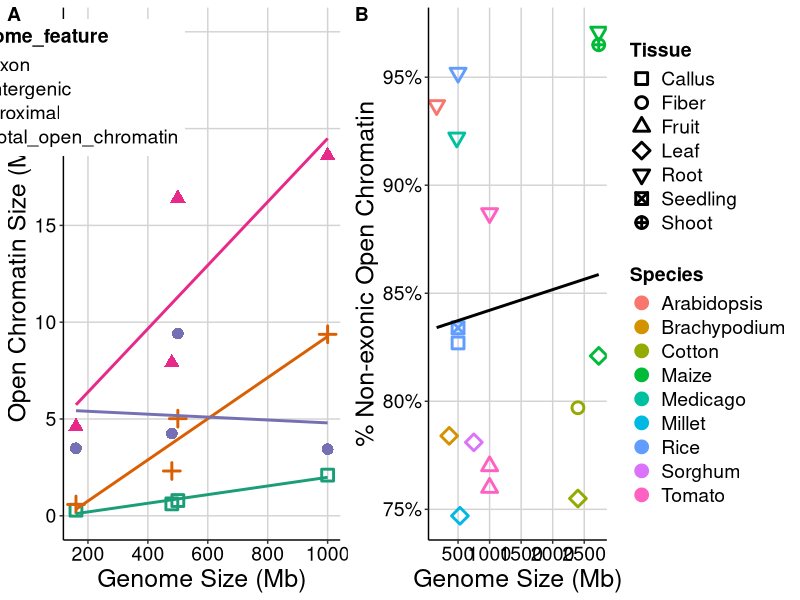

Recreate this plot in R.
## ---- chunk 1
library(RColorBrewer)
library(grid)
library(cowplot)
library(tidyverse)
library(scales)

GS_chromatin <- read.table("../data/Maher_study_chromatin.txt", header=TRUE)
GS_chromatin <- filter(GS_chromatin,Genome_feature !="Total_non_exonic")
GS_chromatin <- filter(GS_chromatin,Genome_feature !="Intron")

pdf("../figure/Figure2_open_chromatin_GS.pdf", width=10, height=5)

plot.entire_chromatin <- ggplot(GS_chromatin, aes(x=Genome_Mb, y=Chromatin_size, color=Genome_feature, shape=Genome_feature)) +
      geom_point(size=3, stroke=1.5) + 
      scale_x_continuous(name = "Genome Size (Mb)", breaks = seq(0, 10000, by = 200)) +
      scale_y_continuous(name = "Open Chromatin Size (Mb)", breaks = seq(0, 25, by = 5), limits = c(0,25)) +
      geom_smooth(method=lm, se=FALSE, fullrange=TRUE) +
      scale_shape_manual(values=c(0, 3, 16, 17, 5)) +
      scale_color_brewer(palette="Dark2") +
      theme(axis.line.x = element_line(size=0.5, colour = "black"),
            axis.line.y = element_line(size=0.5, colour = "black"),
            axis.text.x=element_text(colour="black", size = 14),
            axis.text.y=element_text(colour="black", size = 14),
            axis.title=element_text(size=18),
            legend.position = c(0.01, 0.85),
            legend.title=element_text(face = "bold", size=14),
            legend.text = element_text(size = 14),
            panel.grid.major = element_line(colour = "#d3d3d3"),
            panel.grid.minor = element_blank(),
            panel.border = element_blank(), panel.background = element_blank())

GS_chromatin <- read.table("../data/GS_chromatin.txt", header=TRUE)
GS_chromatin=mutate(GS_chromatin,nonexonic=1-Open_chromatin_Exon)
cbPalette <- c("#999999", "#E69F00", "#56B4E9", "#009E73", "#F0E442", "#0072B2", "#D55E00", "#CC79A7")

plot.non_exonic <- ggplot(GS_chromatin, aes(x=Genome_Mb, y=nonexonic*100)) + geom_point(aes(color=Species, shape=Tissue), size=3, stroke=1.5) +   geom_smooth(method=lm, colour="black", se=FALSE) +
      scale_shape_manual(values=c(0,1,2,5,6,7,10)) +
      scale_fill_manual(values=cbPalette) +
      scale_x_continuous(name = "Genome Size (Mb)", breaks = seq(0, 3000, by = 500)) +
      scale_y_continuous(name = "% Non-exonic Open Chromatin", labels = dollar_format(suffix = "%", prefix = "")) +
      theme(axis.line.x = element_line(size=0.5, colour = "black"),
            axis.line.y = element_line(size=0.5, colour = "black"),
            axis.text.x=element_text(colour="black", size = 14),
            axis.text.y=element_text(colour="black", size = 14),
            axis.title=element_text(size=18),
            legend.position = "right", legend.direction = "vertical",
            legend.text = element_text(size = 14),
            legend.title = element_text(face = "bold", size = 14),
            panel.grid.major = element_line(colour = "#d3d3d3"),
            panel.grid.minor = element_blank(),
            panel.border = element_blank(), panel.background = element_blank())
      guides(colour = guide_legend(order = 1), shape = guide_legend(order = 2))

plot_grid(plot.entire_chromatin, plot.non_exonic, labels = c('A', 'B'), rel_widths = c(1, 1.3))
dev.off()
